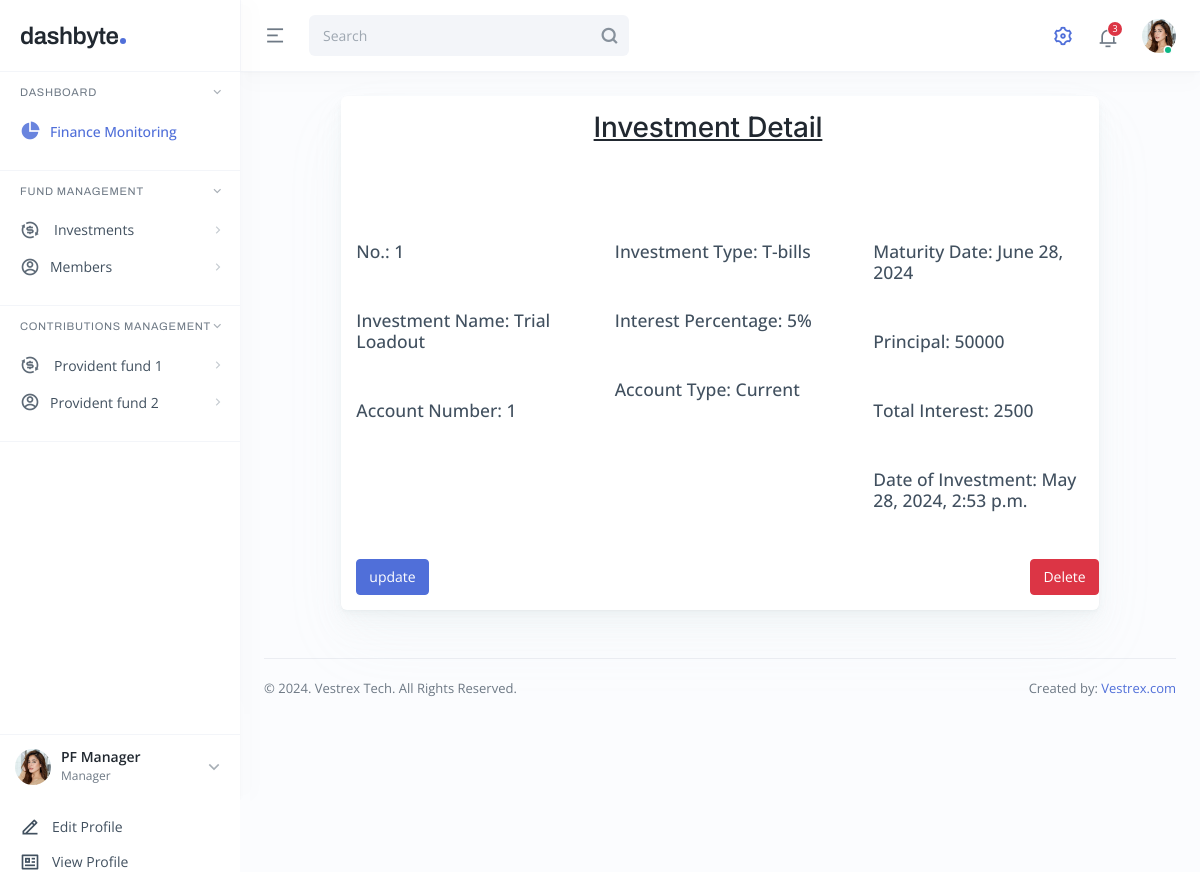
The page /fund/investmentDetail/1/ on the database as committed earlier.
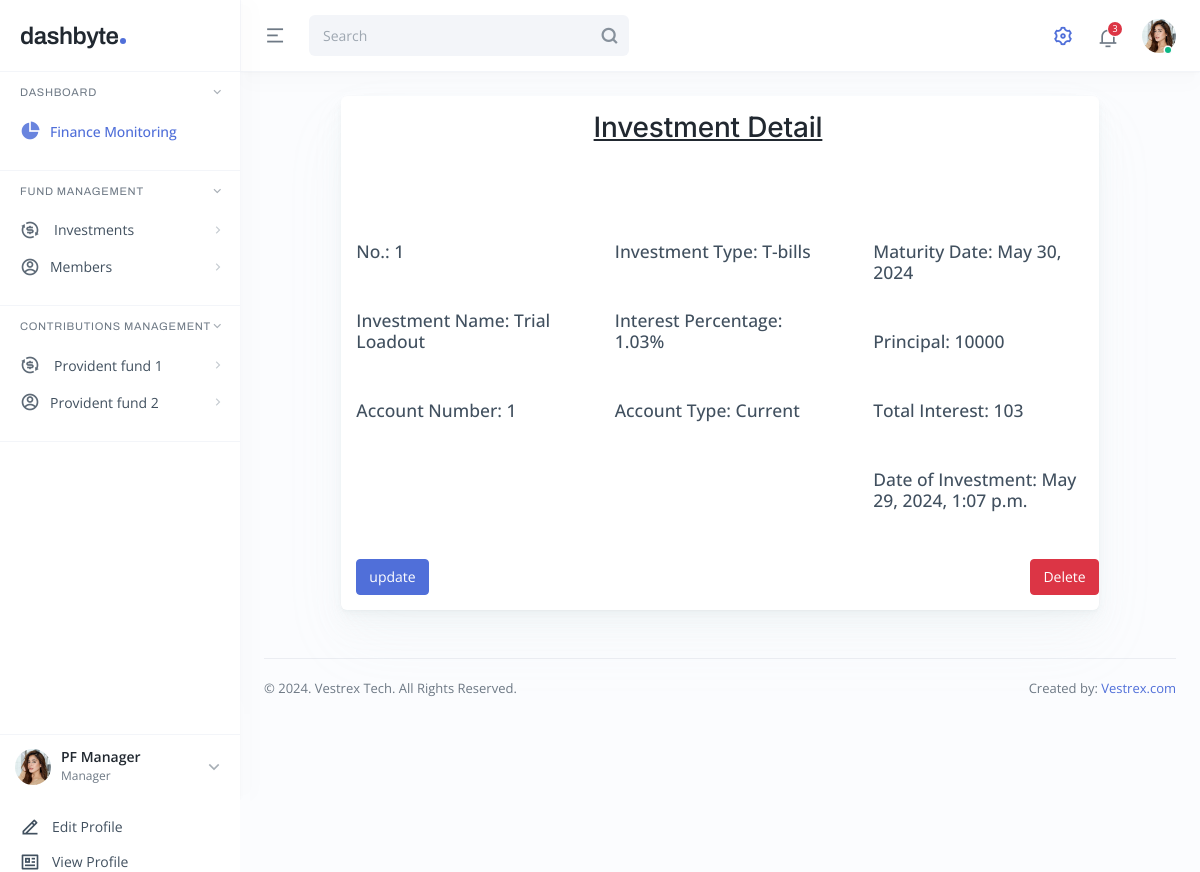
The same page on the database as committed later.
### Fund/models.py (models this page shows, shortened)
class InvestmentDetail(models.Model):
    investment_type = models.CharField(max_length=50)
    account_type = models.CharField(max_length=50)
    account_name = models.CharField(max_length=50)
    account_number = models.IntegerField(unique=True)
    principal_amount = models.FloatField()
    interest_percentage = models.FloatField()
    rollover_interest_percentage = models.FloatField(null=True, blank=True)
    interest_amount = models.FloatField(blank=True, null=True)
    interest_start_date = models.DateField(null=False, blank=False)
    interest_end_date = models.DateField(null=False, blank=False)
    created_date = models.DateTimeField(auto_now_add=True)
    updated_date = models.DateTimeField(auto_now=True)
    CHOICES = [('ROLLOVER','Roll Over'),('END','End'),('NULL', 'null')]
    roll_over = models.CharField(choices=CHOICES, default='NULL', max_length=15)

### Fund/views.py (the view)
# urls.py: path('investmentDetail/<int:pk>/', views.InvestmentDetailView.as_view(), name='investment_detail'),
class InvestmentDetailView(DetailView):
    model = InvestmentDetail
    template_name = 'dashboard/investment_details.html'
    context_object_name = 'investment_detail'

### Fund/templates/dashboard/investment_details.html
{% extends 'dashboard/base.html' %}
{% block content %}
<div class="main main-app p-4 p-lg-4">
    <div class="row g-3 justify-content-center">
        <div class="col-md-12 col-xl-10">
          <div class="card card-one">
            <div class="card-body">
                <div class="row g-5">
                    <div class="row card-value text-center">
                        <h2 class="mb-5 mt-5 text-decoration-underline">
                            Investment Detail
                        </h2>
                    </div>
                    <div class="col-md-4">
                        <p class="mb-5 h5">No.: {{ investment_detail.id }}</p>
                        <p class="mb-5 h5">Investment Name: {{ investment_detail.account_name }}</p>
                        <p class="mb-5 h5">Account Number: {{ investment_detail.account_number }}</p>
                    </div>
                    <div class="col-md-4">
                        <p class="mb-5 h5">Investment Type: {{ investment_detail.investment_type }}</p>
                        <p class="mb-5 h5">Interest Percentage: {{ investment_detail.interest_percentage }}%</p>
                        <p class="mb-5 h5">Account Type: {{ investment_detail.account_type }}</p>
                    </div>
                    <div class="col-md-4">
                        <p class="mb-5 h5">Maturity Date: {{ investment_detail.interest_end_date }}</p>
                        <p class="mb-5 h5">Principal: {{ investment_detail.principal_amount }}</p>
                        <p class="mb-5 h5">Total Interest: {{ investment_detail.interest_amount }}</p>
                        <p class="mb-5 h5">Date of Investment: {{ investment_detail.created_date }}</p>
                    </div>
                </div>
                <div class="row g-2 d-flex justify-content-between">
                    <div class="col-1">
                        <a class="btn btn-primary" href="{% url 'investment_update' investment_detail.pk %}">update</a>
                    </div>
                    <div class="col-1 justify-content-end">
                        <a class="btn btn-danger" href="{% url 'delete_investment' investment_detail.pk %}">Delete</a>
                    </div>
                </div>
            </div>
          </div>
    </div>
</div>
{% endblock %}

Rows that differ between the two databases and show on the page:
changed InvestmentDetail "Trial Loadout": interest_percentage "5" → "1.03"; interest_end_date "June 28, 2024" → "May 30, 2024"; principal_amount "50000" → "10000"; interest_amount "2500" → "103"; created_date "May 28, 2024, 2:53 p.m." → "May 29, 2024, 1:07 p.m."
